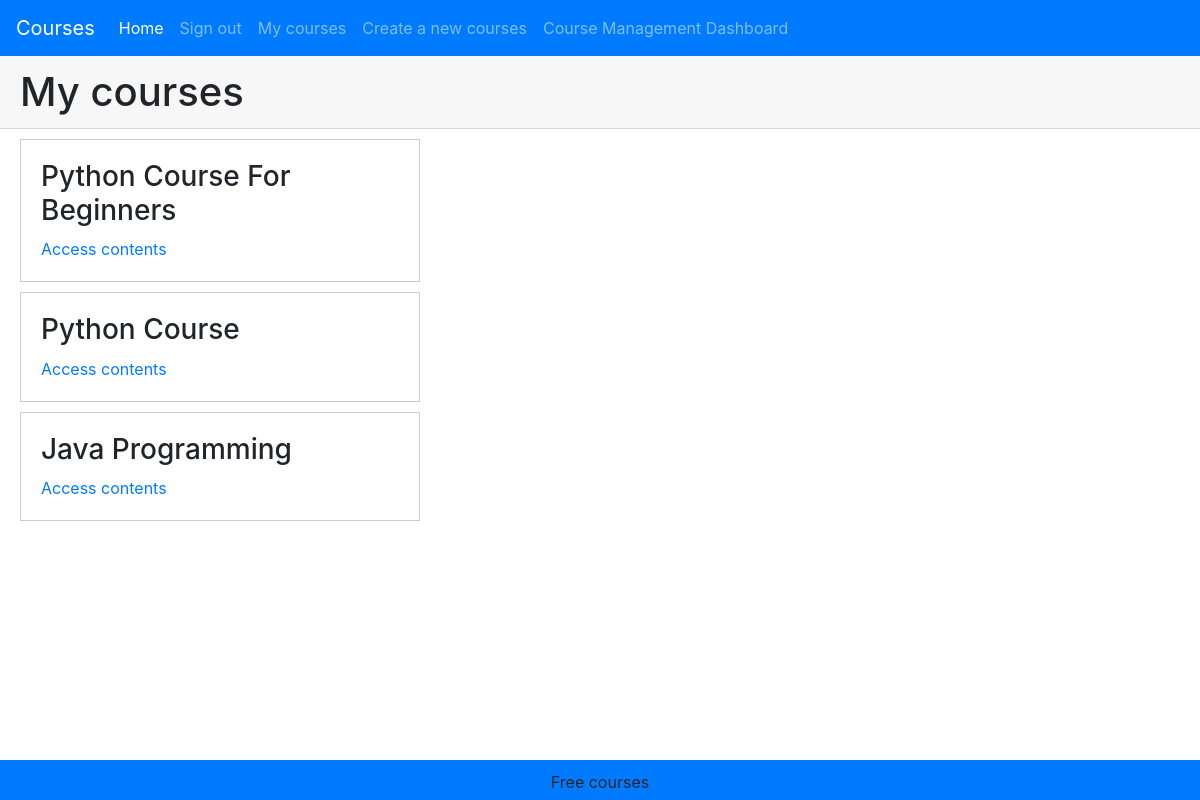
The page /students/courses/ (signed in) on the database its author committed.
### courses/models.py (models this page shows, shortened)
class Course(models.Model):
    owner=models.ForeignKey(User,related_name='courses_created', on_delete=models.CASCADE)
    subject = models.ForeignKey(Subject,related_name='courses',	on_delete=models.CASCADE)
    title = models.CharField(max_length=200)
    slug = models.SlugField(max_length=200, unique=True)
    overview = models.TextField()
    created = models.DateTimeField(auto_now_add=True)
    students = models.ManyToManyField(User,related_name='courses_joined',blank=True)
    class Meta:
        ordering = ['-created']

### students/views.py (the view)
# urls.py: path('courses/',views.StudentCourseListView.as_view(),name='student_course_list'),
class StudentCourseListView(LoginRequiredMixin, ListView):
    model = Course
    template_name = 'students/course/list.html'
    def get_queryset(self):
        qs = super(StudentCourseListView, self).get_queryset()
        return qs.filter(students__in=[self.request.user])

### students/templates/students/course/list.html (shortened to what this page needs)
{%	extends	"base.html"	%}
{%	block	content	%}
<h1 class="card-header">My	courses</h1>
<div	class="module">
    {%	for	course	in	object_list	%}
    <div	class="course-info">
        <h3>{{	course.title	}}</h3>
        <p><a	href="{%	url	"student_course_detail"	course.id	%}">
            Access	contents</a></p>
    </div>
    {%	empty	%}
    <p>
        You	are	not	enrolled	in	any	courses	yet.
        <a	href="{%	url	"course_list"	%}">Browse	courses</a>
        to	enroll	in	a	course.
    </p>
    {%	endfor	%}
</div>
{%	endblock	%}

### courses/static/css/base.css (style rules this page uses)
.module { padding:10px 20px; float:left; width:600px; }
.module h3 { margin:20px 0 0; padding:0; width:100%; }
.module p { margin:10px 0 20px; width:100%; float:left; }
.course-info { border:1px solid #ccc; padding:0 20px; margin-bottom:10px; width:400px; overflow:auto; }
.course-info a { margin-right:10px; }

### rows shown on the page
Course: title "Python Course For Beginners"
Course: title "Python Course"
Course: title "Java Programming"
